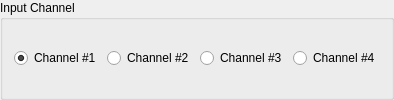
                 <widget class="QGroupBox" name="sync_analog_input_channel_box">
                  <property name="toolTip">
                   <string>Select the input channel the external analog signal is connected to.</string>
                  </property>
                  <property name="title">
                   <string>Input Channel</string>
                  </property>
                  <layout class="QGridLayout" name="gridLayout_31">
                   <item row="0" column="0">
                    <widget class="QRadioButton" name="sync_analog_input1_button">
                     <property name="toolTip">
                      <string>Analog signal on input channel #1</string>
                     </property>
                     <property name="text">
                      <string>Channel #1</string>
                     </property>
                     <property name="checked">
                      <bool>true</bool>
                     </property>
                    </widget>
                   </item>
                   <item row="0" column="1">
                    <widget class="QRadioButton" name="sync_analog_input2_button">
                     <property name="toolTip">
                      <string>Analog signal on input channel #2</string>
                     </property>
                     <property name="text">
                      <string>Channel #2</string>
                     </property>
                    </widget>
                   </item>
                   <item row="0" column="2">
                    <widget class="QRadioButton" name="sync_analog_input3_button">
                     <property name="toolTip">
                      <string>Analog signal on input channel #3</string>
                     </property>
                     <property name="text">
                      <string>Channel #3</string>
                     </property>
                    </widget>
                   </item>
                   <item row="0" column="3">
                    <widget class="QRadioButton" name="sync_analog_input4_button">
                     <property name="toolTip">
                      <string>Analog signal on input channel #4</string>
                     </property>
                     <property name="text">
                      <string>Channel #4</string>
                     </property>
                    </widget>
                   </item>
                  </layout>
                 </widget>
